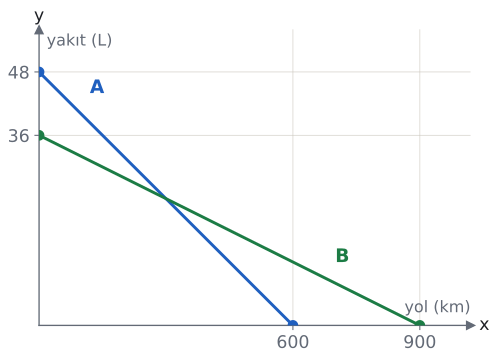

Write the Python code that produced this figure.
import sys; sys.path.insert(0, "tools")
from cizim import *

# A aracı: 48 L, 600 km'de biter (8 L / 100 km). B aracı: 36 L, 900 km'de biter (4 L / 100 km).
# Eşitlik: 48 − 0,08d = 36 − 0,04d ⇒ d = 300, yakıt 24 L. Kesişim noktası şekilde işaretlenmez;
# 300 km ve 24 L ızgaradan okunmasın diye yalnızca verilen değerlere çizgi konur.
fig, ax = sekil(5.8, 4.0)
eksenler(ax, x=(0, 1020), y=(0, 56))
ax.set_xticks([600, 900]); ax.set_xticklabels(["600", "900"])
ax.set_yticks([36, 48]); ax.set_yticklabels(["36", "48"])
ax.plot([0, 600], [48, 0], color=MAVI); ax.plot([0, 900], [36, 0], color=YESIL)
nokta(ax, 0, 48, renk=MAVI); nokta(ax, 600, 0, renk=MAVI); nokta(ax, 0, 36, renk=YESIL); nokta(ax, 900, 0, renk=YESIL)
ax.text(120, 44, "A", color=MAVI, fontsize=14, fontweight="bold")
ax.text(700, 12, "B", color=YESIL, fontsize=14, fontweight="bold")
ax.text(1020, 2.5, "yol (km)", ha="right", fontsize=12, color=SOLUK)
ax.text(18, 53, "yakıt (L)", fontsize=12, color=SOLUK)
kaydet(fig, __file__)
